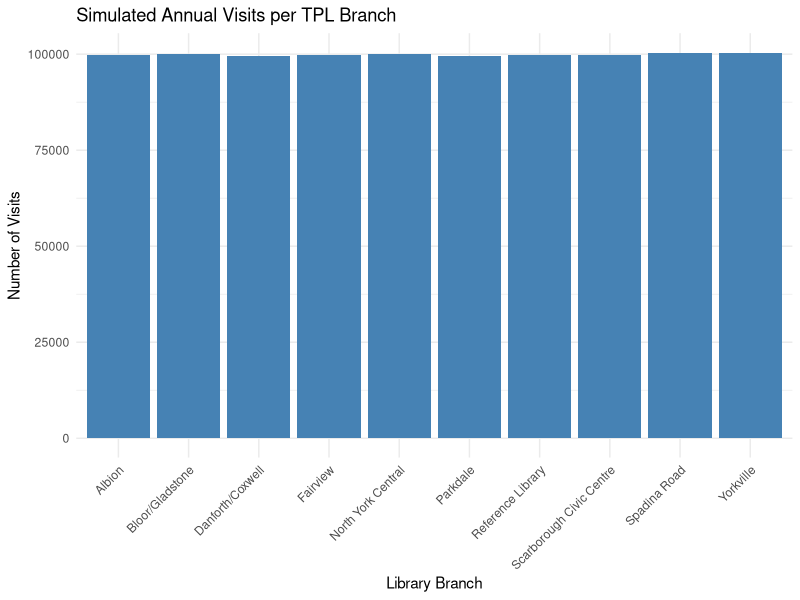

Reproduce this figure in R.
# I have chosen to use the Open Toronto dataset about each TPL branch's 
# number of visits per year.

# First I load a package 
library(tidyverse)

# Then I simulate data

set.seed(555)

# Define the branches' names (not using all of them in this simulation; but 
#I will use them all in the final data. There's 100 branches in total!)

tpl_branches <- c("Reference Library", "Bloor/Gladstone", "Danforth/Coxwell", 
              "Parkdale", "Scarborough Civic Centre", "Yorkville", 
              "North York Central", "Spadina Road", "Fairview", "Albion")

# Create annual number of visits using Rohan's favorite distribution, Poisson
# Poisson distribution is good for simulating data in this case because 
# it's a probability distribution often used to model the number of events
# that occur within a fixed interval of time (here, that's ONE YEAR), 
# assuming these events happen independently and with a constant average
# rate (lamda)

annual_visits <- rpois(n = length(tpl_branches), lambda = 100000) #I make the 
#assumptiong that each branch generally gets about 100,000 visits per year
#on average

library_visits <- tibble(
  Branch = tpl_branches,
  Annual_visits = annual_visits
)

library_visits # That prints out tibble out in the console.

# Now make a graph of this simulated data

library_visits %>%
  ggplot(aes(x = Branch, y = Annual_visits)) +
  geom_bar(stat = "identity", fill = "steelblue") +
  theme_minimal() +
  labs(title = "Simulated Annual Visits per TPL Branch", 
       x = "Library Branch", 
       y = "Number of Visits") +
  theme(axis.text.x = element_text(angle = 45, hjust = 1))
